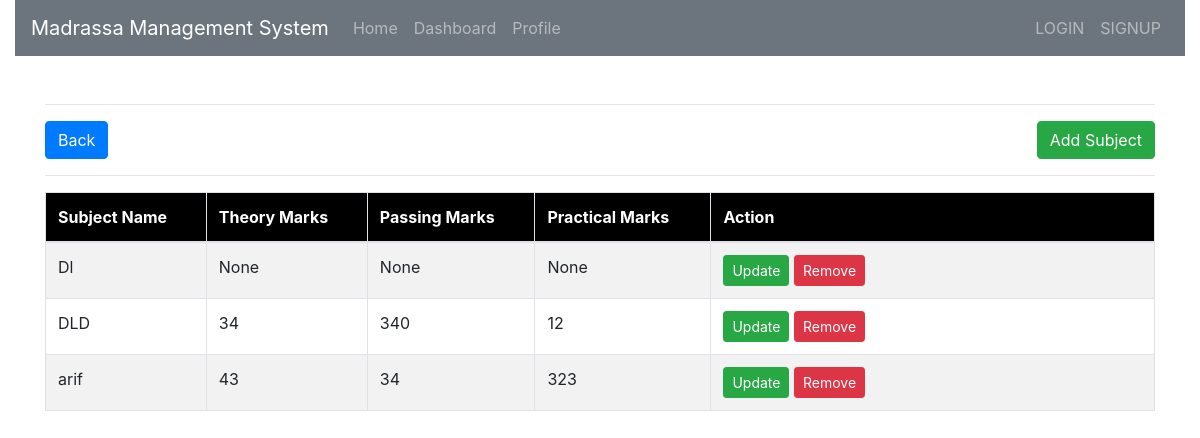
Page /subject_list_info/ on the committed database.
### student/models.py (models this page shows, shortened)
class Subject_of_different_classes(models.Model):
	subject_name = models.CharField(max_length=120, null=True, blank=True)
	theory_marks = models.IntegerField(null=True, blank=True)
	passing_marks = models.IntegerField(null=True, blank=True)
	practical_marks = models.IntegerField(null=True, blank=True)

### student/views.py (the view)
# urls.py: path('subject_list_info/', views.subject_list_info, name='subject_list_info'),
def subject_list_info(request):
	get_subject_list=Subject_of_different_classes.objects.all()
	data={'get_subject_list':get_subject_list}
	return render(request, 'student_templates/get_subject_list.html', data)

### templates/student_templates/get_subject_list.html
{% extends 'student_templates/basic_templates/links.html' %}
{% load static %}
{% block content %}
{% include 'student_templates/basic_templates/navbar.html' %}
	<div class="container mt-4">
		<hr>
		<a href="{% url 'student_home' %}" class="btn btn-primary">Back</a>
		<a href="{% url 'add_subject_info' %}" class="btn btn-success" style="float: right;">Add Subject</a>
		<hr>
	</div>
	<div class="container mt-3">
		<table class="table table-bordered table-striped table-hover">
			<tr>
				<thead style="background-color: black; color: white">
					<th>Subject Name</th>
					<th>Theory Marks</th>
					<th>Passing Marks</th>
					<th>Practical Marks</th>
					<th style="width: 40%;">Action</th>
				</thead>
			</tr>
			<tbody>
				{% for i in get_subject_list %}
				<tr>
					<td>{{ i.subject_name }}</td>
					<td>{{ i.theory_marks }}</td>
					<td>{{i.passing_marks}}</td>
					<td>{{i.practical_marks}}</td>
					<td>
						<a href="{% url 'update_subject_info' i.id %}" class="btn btn-success btn-sm">Update</a>
						<a href="{% url 'delete_subject_info' i.id %}" class="btn btn-danger btn-sm">Remove</a>
					</td>
				</tr>
				{% endfor %}
			</tbody>
		</table>
	</div>
{% endblock %}

### rows in the picture
Subject_of_different_classes: subject_name "Dl", theory_marks "None", passing_marks "None", practical_marks "None"
Subject_of_different_classes: subject_name "DLD", theory_marks "34", passing_marks "340", practical_marks "12"
Subject_of_different_classes: subject_name "arif", theory_marks "43", passing_marks "34", practical_marks "323"
